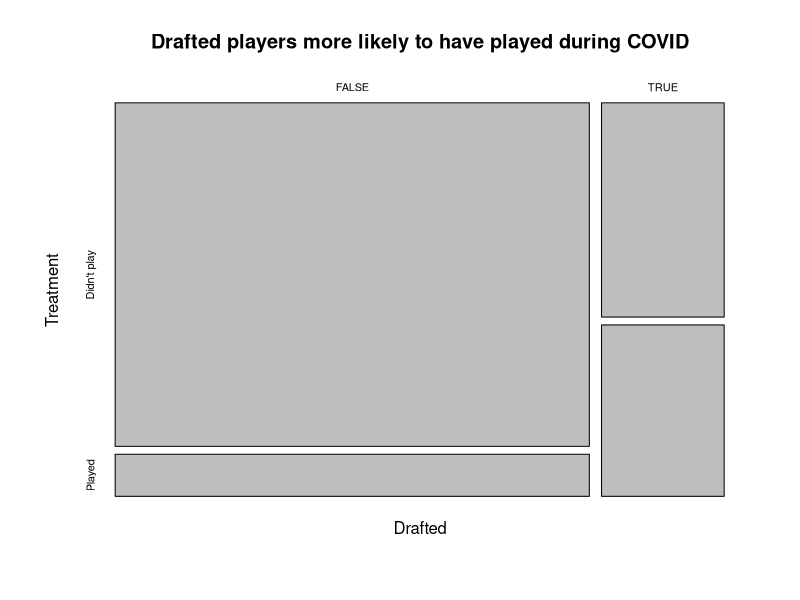
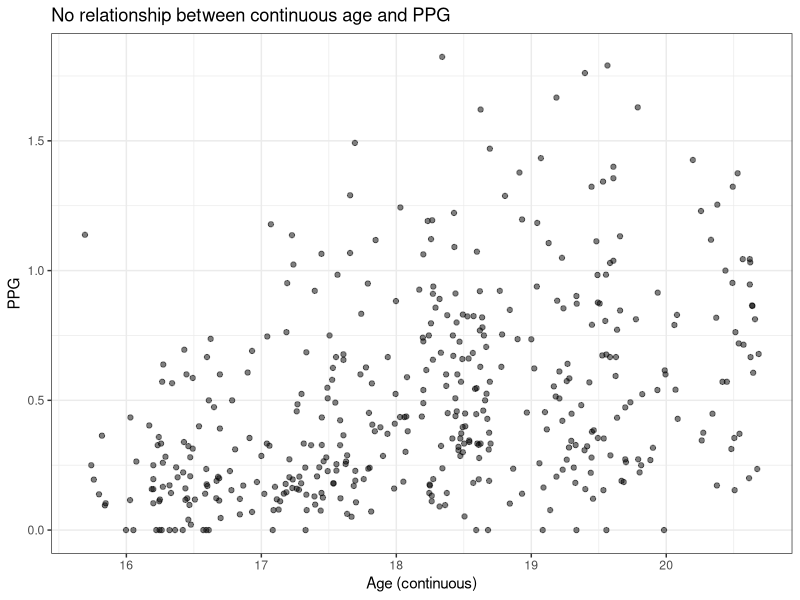
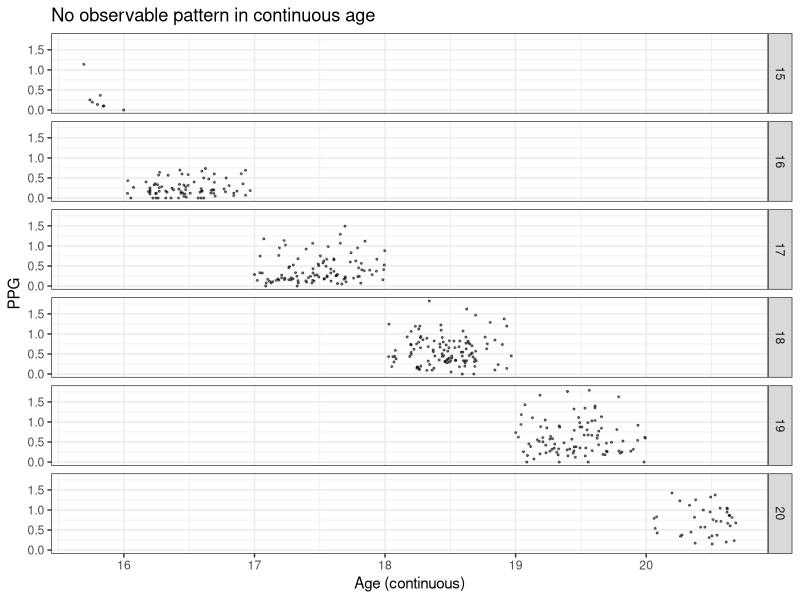
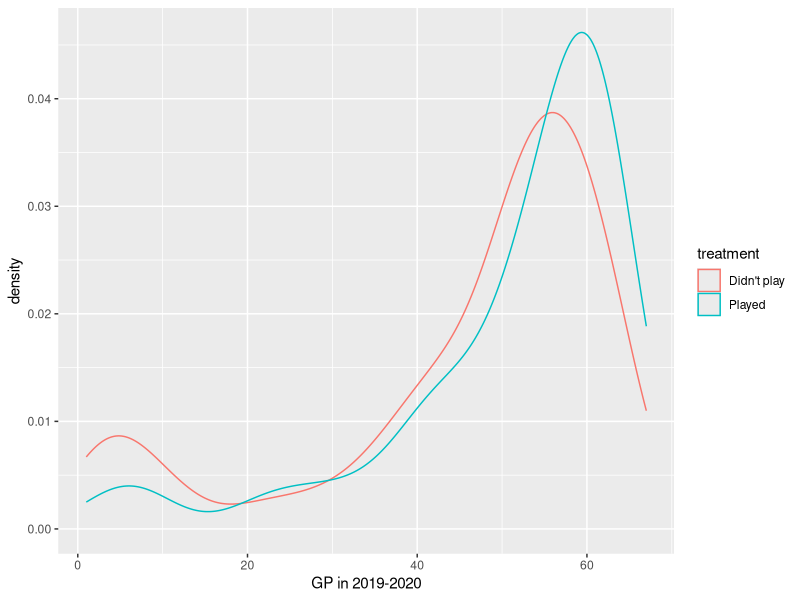
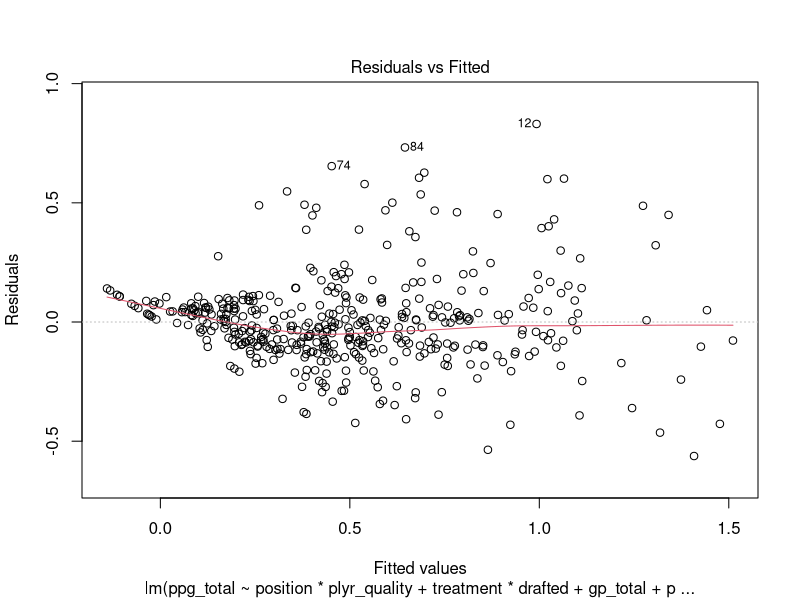
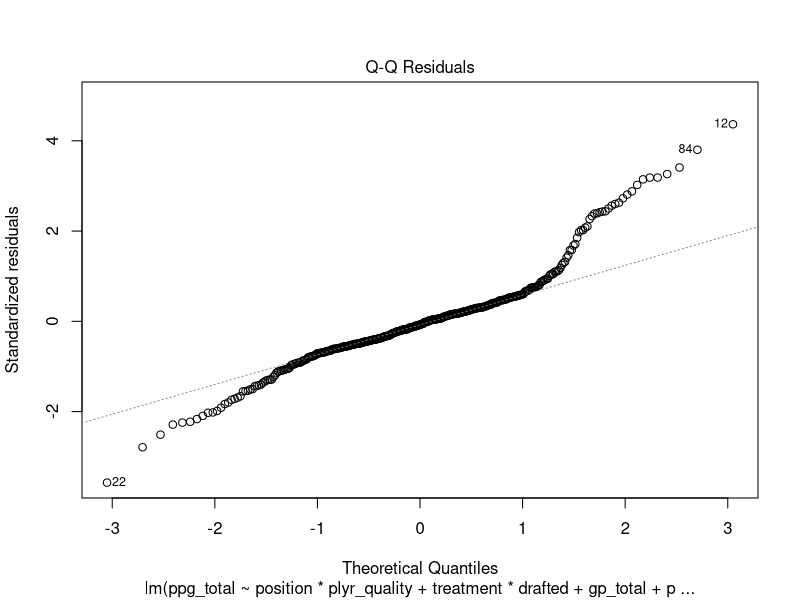
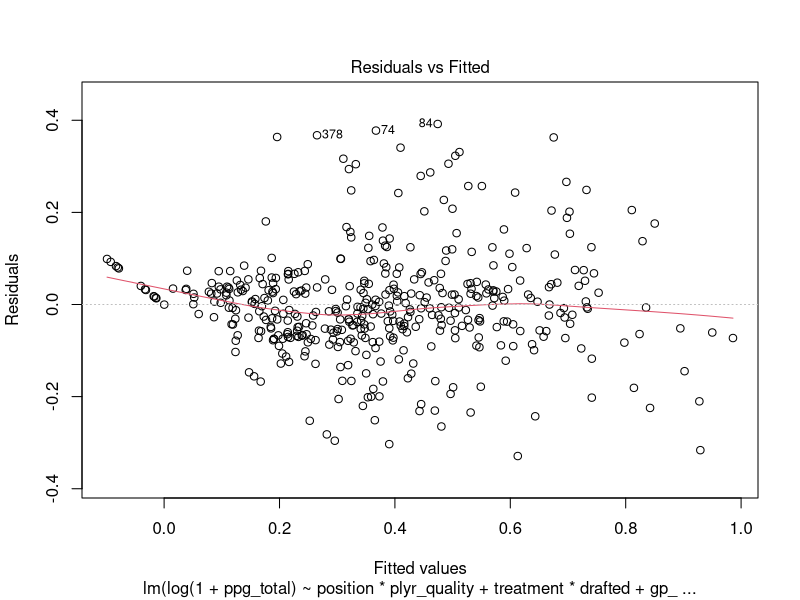
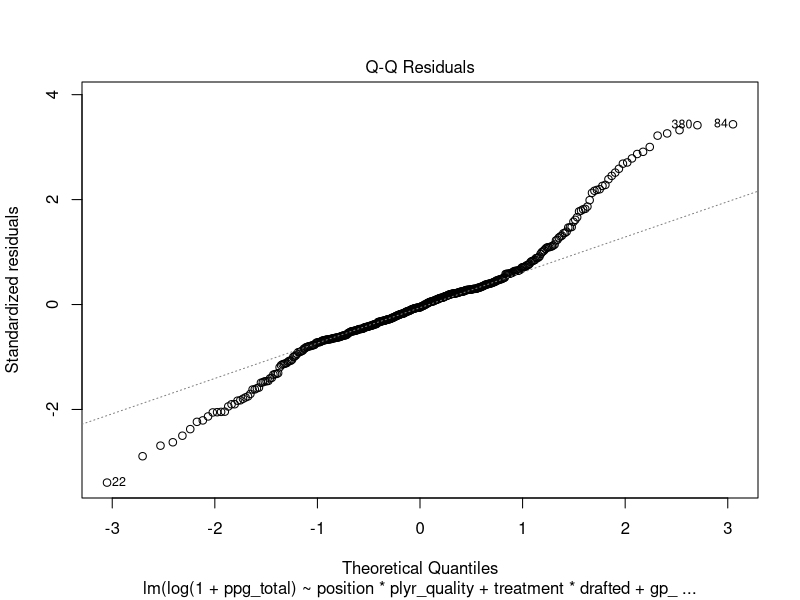

Source code (R) for these figures, in order:
## ---- chunk 1
knitr::opts_chunk$set(echo = FALSE)
## ---- chunk 2
# load the packages
library(tidyverse)
library(patchwork)
library(lubridate)
library(ggridges)
library(RColorBrewer)
## ---- chunk 3
# load the data
library(readr)
sams_ohl_data_request <- #read_csv("C:/Users/jacki/Desktop/REU/hockey/sams_ohl_data_request.csv")
  read_csv("sams_ohl_data_request.csv")
#View(sams_ohl_data_request)

# filter years
recent <- sams_ohl_data_request %>% 
  filter(season %in% c("2019-2020", "2020-2021", "2021-2022"))

# add points per game columns
recent <- recent %>% 
  mutate(ppg = g/gp)

# add drafted y/n column 
recent <- recent %>% 
  mutate(got_drafted = case_when(!is.na(draft_year) ~ 'Yes',
                                 TRUE ~ 'No'))

# make dataframe of drafted players
drafted <- recent %>% 
  filter(!is.na(draft_year))

# only the 2020-2021 season
drafted2021 <- drafted %>% 
  filter(season == "2020-2021")
## ---- chunk 4
ohl <- read_csv("sams_ohl_data_request.csv")
ohl_covid <- ohl %>%
  filter(season %in% c("2019-2020","2020-2021", "2021-2022"))
## ---- chunk 5
## Add treatment var:

# Filtering only for players who played more than 10 games (should we combine number of games played across leagues?)
ohl_20_21 <- ohl %>%
  filter(season == "2020-2021", gp > 10)

# Split players up into treatment vs non-treatment
ohl_treatment <- ohl %>%
  filter(season %in% c("2019-2020", "2021-2022"), league == "OHL") %>%
  group_by(player_id, season) %>%
  mutate(ppg = sum(pts)/sum(gp),
         treatment = ifelse(player_id %in% ohl_20_21$player_id, "Played", "Didn't play")
  ) %>%
  ungroup()

plyr_quality <- ohl %>%
  filter(season == "2019-2020", league == "OHL") %>%
  group_by(player_id) %>%
  mutate(plyr_quality = sum(pts)/sum(gp)) %>%
  filter(duplicated(player_id) == FALSE) %>%
  ungroup() %>%
  select(player_id, plyr_quality)

ohl_pm <- ohl %>%
  filter(season %in% c("2019-2020", "2021-2022"), league == "OHL") %>%
  group_by(team_name, season) %>%
  arrange(team_name, season, desc(pm)) %>%
  mutate(pm_rank = 1:n(),
         pm_relative = pm - mean(pm)/mean(pm)
  ) %>%
  ungroup()

# We need to check that each player played in the OHL in 2019-2020 and 2021-2022
ohl_szn <- ohl_pm %>%
  group_by(player_id) %>%
  mutate(played_2019 = season == "2019-2020",
         played_2021 = season == "2021-2022",
         played_both_szn = sum(played_2019) & sum(played_2021)) %>%
  ungroup() %>%
  filter(played_both_szn == TRUE)

# add treatment variable through join
ohl_trt <- ohl_szn %>%
  left_join(select(ohl_treatment, player_id, season, team_name, treatment), by = c("player_id", "team_name", "season")) %>%
  mutate(ppg = pts/gp) 

# add age variable
ohl_age <- ohl_trt %>%
  group_by(player_id, season) %>%
  mutate(year = strsplit(season, "-")[[1]][1]) %>%
  mutate(age = trunc((dob %--% as.Date(paste0(year, "-9-15"))) / years(1)),
         age_continuous = (dob %--% as.Date(paste0(year, "-09-15"))) / years(1)
  ) %>%
  ungroup()
    
# add player quality
ohl_qlty <- ohl_age %>%
  left_join(plyr_quality, by = "player_id") %>%
  group_by(player_id, season) %>%
  mutate(ppg_total = sum(pts)/sum(gp),
         gp_total = sum(gp),
         pts_total = sum(pts)) %>%
  arrange(player_id, season, -plyr_quality) %>%
  filter(duplicated(player_id) == FALSE) %>%
  ungroup()

# were they drafted
ohl_filtered <- ohl_qlty %>%
  mutate(drafted = !is.na(draft_year)) %>%
  select(season, player_id, treatment, first_name, last_name, position, plyr_quality, age, gp_total, pts_total, ppg_total, drafted, draft_year, round, overall_pick_num, age_continuous, pm_relative, pm_rank, pm)

ohl_treatment_21_22 <- ohl_filtered %>%
  filter(season == "2021-2022")
## ---- chunk 6
recent %>% 
  dplyr::select(team_name, season, league, gp, g, a, pts, pm) %>%
  head(5) %>% 
  knitr::kable()
## ---- chunk 7
#played vs didn't play
num_played <- nrow(filter(ohl_filtered, treatment == "Played"))
num_didnt <- nrow(filter(ohl_filtered, treatment == "Didn't play"))
print(paste0("proportion who played is ", round(num_played/nrow(ohl_filtered), 3)))
## ---- chunk 8
# drafted vs treatment
mosaicplot(table("Drafted" = ohl_filtered$drafted,
                 "Treatment" = ohl_filtered$treatment),
           main = "Drafted players more likely to have played during COVID",
           shade = FALSE)
## ---- chunk 9
#continuous age vs ppg
ggplot(ohl_filtered, aes(x = age_continuous, y = ppg_total)) +
  geom_point(alpha = .5) +
  labs(title = "No relationship between continuous age and PPG",
       x = "Age (continuous)",
       y = "PPG") +
  theme_bw()
ggplot(ohl_filtered, aes(x = age_continuous, y = ppg_total)) +
  geom_point(alpha = .5, size = .4) +
  facet_grid(rows = vars(age)) +
  labs(title = "No observable pattern in continuous age",
       x = "Age (continuous)",
       y = "PPG") +
  theme_bw()
## ---- chunk 10
# ggplot(ohl_filtered, aes(x = pm_relative, color = treatment)) +
#   geom_density() +
#   labs(title = "Players with better relative PM more likely to have played during COVID?")
# ggplot(ohl_filtered, aes(x = pm_rank, fill = treatment)) +
#   geom_bar() +
#   labs()
## ---- chunk 11
ggplot(filter(ohl_filtered, season == "2019-2020"), aes(x = gp_total, color = treatment)) +
  geom_density() +
  labs("Players who played more games in 2019-2020 more likely to have played during COVID?",
       x = "GP in 2019-2020")
## ---- chunk 12
mlr_interaction <- lm(ppg_total ~ position*plyr_quality + treatment*drafted + gp_total + plyr_quality*gp_total + plyr_quality*drafted + age_continuous*plyr_quality + season, data = ohl_filtered)
plot(mlr_interaction, which = c(1, 2))
summary(mlr_interaction)
## ---- chunk 13
mlr_log <- lm(log(1 + ppg_total) ~ position*plyr_quality + treatment*drafted + gp_total + plyr_quality*gp_total + plyr_quality*drafted + age_continuous*plyr_quality + season, data = ohl_filtered)
plot(mlr_log, which = c(1, 2))
summary(mlr_log)
## ---- chunk 14
mlr_sqrt <- lm(sqrt(1 + ppg_total) ~ position*plyr_quality + treatment*drafted + gp_total + plyr_quality*gp_total + plyr_quality*drafted + age_continuous*plyr_quality + season, data = ohl_filtered)
plot(mlr_sqrt, which = c(1, 2))
summary(mlr_sqrt)
## ---- chunk 15
# glm gamma distribution
# set.seed(2004)
ohl_filtered <- ohl_filtered %>%
  mutate(is_train = sample(rep(0:1, length.out = nrow(ohl_filtered))),
         ppg_alt = ppg_total + .001)

ohl_glm <- glm(ppg_alt ~ position + plyr_quality + treatment + drafted + gp_total + age_continuous + season,
                         data = ohl_filtered,
                         family = Gamma)
plot(ohl_glm, which = c(1, 2))
summary(ohl_glm)
## ---- chunk 16
# ohl_glm_interaction <- glm(ppg_alt ~ position*plyr_quality + treatment*drafted + gp_total + plyr_quality*gp_total + plyr_quality*drafted + age_continuous*plyr_quality + season, 
#                          data = ohl_filtered, 
#                          family = Gamma)
# plot(ohl_glm_interaction, which = c(1, 2))
# summary(ohl_glm_interaction)
## ---- chunk 17
ohl_glm_interaction <- glm(ppg_alt ~ position*plyr_quality + treatment*drafted + gp_total + plyr_quality*gp_total + plyr_quality*drafted + age_continuous*plyr_quality + season,
                         data = ohl_filtered,
                         family = Gamma(link = log))
plot(ohl_glm_interaction, which = c(1, 2))
summary(ohl_glm_interaction)
## ---- chunk 18
# GLM with gaussian log link
ohl_glm_interaction <- glm(ppg_alt ~ position*plyr_quality + treatment*drafted + gp_total + plyr_quality*gp_total + plyr_quality*drafted + age_continuous*plyr_quality + season, 
                         data = ohl_filtered, 
                         family = gaussian(link = log))
plot(ohl_glm_interaction, which = c(1, 2))
summary(ohl_glm_interaction)
## ---- chunk 19
# draft pick number on x-axis, gp on y-axis
drafted %>% 
  ggplot(aes(x = overall_pick_num, y = gp)) +
  geom_point(alpha = 0.5) +
  geom_smooth() +
  labs(x = "draft pick number", y = "games played") +
  theme_bw()
## ---- chunk 20
mosaicplot(table(recent$got_drafted, recent$season))
## ---- chunk 21
drafted %>% 
  ggplot(aes(x = gp)) +
  geom_density(aes(color = factor(round)), alpha = 0.3) +
  labs(x = "games played", color = "round drafted",
       caption = "Players drafted in any year.") +
  theme_bw() +
  facet_wrap(~season)
  #scale_color_brewer(palette = "BuPu", type = "seq", 
                    # direction = -1)
# still needs work -> thicken line
## ---- chunk 22
drafted %>% 
  ggplot(aes(x = gp)) +
  geom_density(color = "cornflowerblue") +
  labs(x = "games played", caption = "Players drafted in any year.") +
  theme_bw() +
  facet_wrap(~round)
## ---- chunk 23
recent %>% 
  ggplot(aes(x = gp)) +
  geom_density(aes(color = factor(got_drafted)), alpha = 0.3) +
  labs(x = "games played", color = "draft status",
       caption = "All players.") +
  theme_bw() +
  facet_wrap(~season)
## ---- chunk 24
goals <- drafted %>% 
  #filter(round %in% c(1, 4, 7)) %>% 
  ggplot(aes(x = g)) +
  geom_density(aes(color = factor(round)), size = .5) +
  labs(x = "goals", color = "round") +
  theme_bw() +
  theme(legend.position = "none") +
  facet_wrap(~position)

assists <- drafted %>% 
  #filter(round %in% c(1, 4, 7)) %>% 
  ggplot(aes(x = a)) +
  geom_density(aes(color = factor(round)), size = .5) +
  labs(x = "assists", color = "round") +
  theme_bw() +
  facet_wrap(~position)

# shown side-by-side
goals + assists
## ---- chunk 25
teams <- drafted2021 %>% 
  group_by(team_name) %>% 
  mutate(count_players = n()) %>% 
  filter(count_players >= 2)
rank2 <- recent %>%
  filter(league == "OHL") %>%
  group_by(team_name, season) %>%
  arrange(team_name, season, desc(pm)) %>%
  mutate(rank = 1:n()) %>%
  ungroup()
## ---- chunk 26
rank2 %>% 
  filter(team_name == "Ottawa 67's") %>%
  ggplot(aes(x = player_id, y = pm)) +
  geom_point() +
  geom_hline(aes(yintercept = mean(pm)), color = "red") +
  geom_hline(aes(yintercept = 0), color = "blue") +
  labs(title = "Ottawa 67's", subtitle = "Highest Player Plus-Minus", 
       y = "Plus-Minus") +
  theme_bw() +
  theme(axis.text.x = element_blank(), axis.ticks.x = element_blank(),
        axis.title.x = element_blank()) +
  facet_grid(~season)
## ---- chunk 27
rank2 %>% 
  filter(team_name == "North Bay Battalion") %>%
  ggplot(aes(x = player_id, y = pm)) +
  geom_point() +
  geom_hline(aes(yintercept = mean(pm)), color = "red") +
  geom_hline(aes(yintercept = 0), color = "blue") +
  labs(title = "North Bay Battalion", subtitle = "Lowest Player Plus-Minus", 
       y = "Plus-Minus") +
  theme_bw() +
  theme(axis.text.x = element_blank(), axis.ticks.x = element_blank(),
        axis.title.x = element_blank()) +
  facet_grid(~season)
## ---- chunk 28
rank2 %>% 
  filter(team_name == "Hamilton Bulldogs") %>%
  ggplot(aes(x = player_id, y = pm)) +
  geom_point() +
  geom_hline(aes(yintercept = mean(pm)), color = "red") +
  geom_hline(aes(yintercept = 0), color = "blue") +
  labs(title = "Hamilton Bulldogs", subtitle = "Median Player Plus-Minus", 
       y = "Plus-Minus") +
  theme_bw() +
  theme(axis.text.x = element_blank(), axis.ticks.x = element_blank(),
        axis.title.x = element_blank()) +
  facet_grid(~season)
## ---- chunk 29
teampm <- recent %>%
  filter(league == "OHL") %>%
  group_by(team_name, season) %>%
  arrange(team_name, season, desc(pm)) %>%
  summarize(team_pm = mean(pm))
teampm %>%
  ggplot(aes(x = team_name, y = team_pm)) +
  geom_point() +
  geom_hline(aes(yintercept = mean(team_pm)), color = "red") +
  geom_hline(aes(yintercept = 0), color = "blue") +
  #geom_text(aes(x = 1, y = -1, label = round(mean(team_pm), 2), vjust = -1)) +
  labs(title = "Team Plus-Minus", 
       y = "Plus-Minus") +
  theme_bw() +
  theme(axis.text.x = element_blank(), axis.ticks.x = element_blank(),
        axis.title.x = element_blank()) +
  facet_grid(~season)
## ---- chunk 30
rank2 %>% 
  ggplot(aes(x = factor(got_drafted), y = pm)) +
  geom_jitter(alpha = 0.4, position = position_jitter(0.2),
              color = "cornflowerblue") +
  labs(x = "Draft Status", y = "Plus-Minus", caption = "OHL data") +
  theme_bw()
## ---- chunk 31
recent %>% 
  ggplot(aes(x = factor(season), y = ppg)) +
  geom_jitter(alpha = 0.4, aes(color = position),
              position=position_jitter(0.2)) +
  labs(x = "Season", y = "Points Per Game") +
  theme_bw() +
  facet_wrap(~position) +
  theme(legend.position = "none")
## ---- chunk 32
recent %>% 
  ggplot(aes(x = factor(position), y = ppg)) +
  geom_jitter(alpha = 0.4, aes(color = season),
              position=position_jitter(0.2)) +
  labs(x = "Position", y = "Points Per Game") +
  theme_bw() +
  facet_wrap(~season) +
  theme(legend.position = "none")
